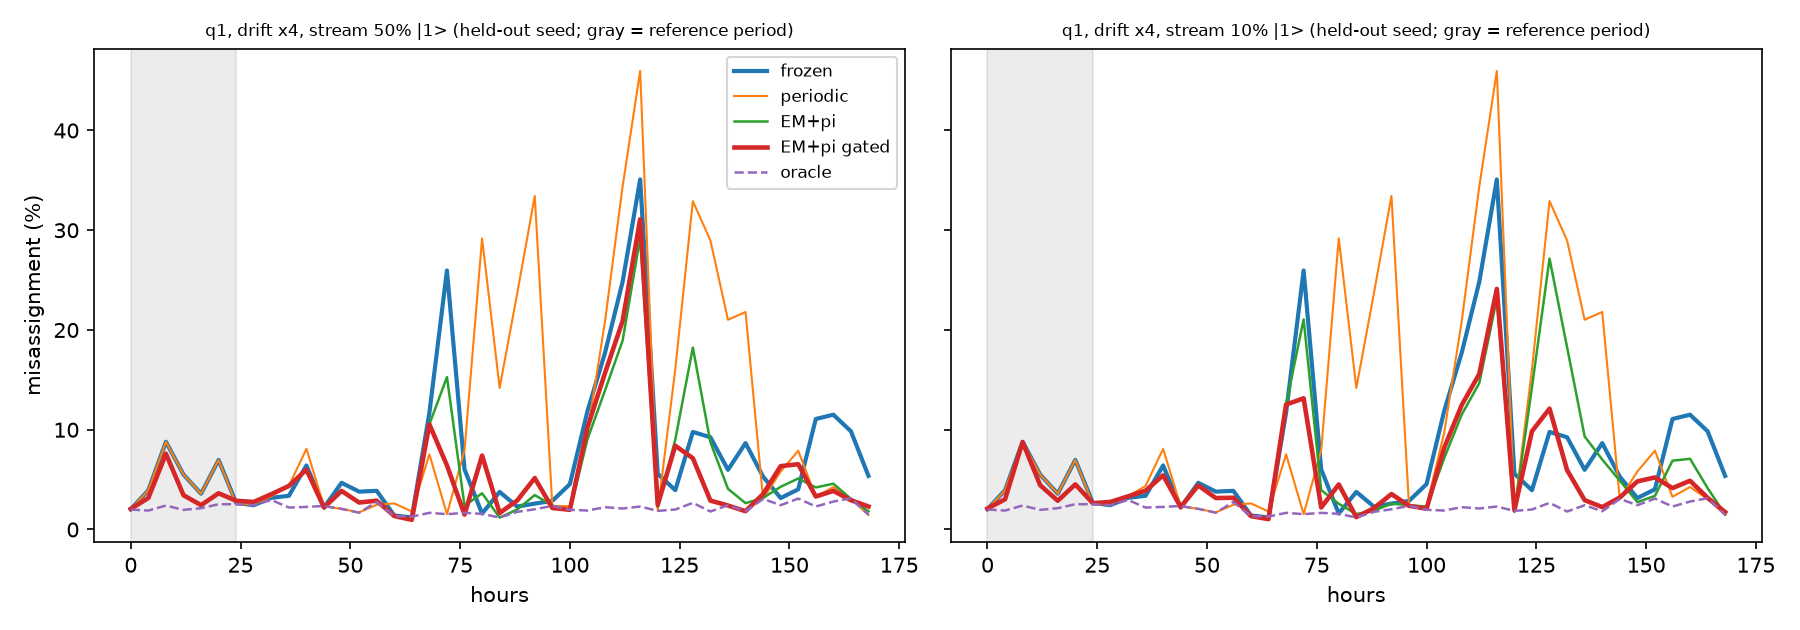

The script that saved this image:
"""
adaptive_boundary_v4.py   (controller sees ONLY syndrome features; syndromes come from a physical readout model)

Interfaces (nothing crosses them except what is listed)
  Hardware      simulated physics. Inputs: the deployed boundary (c0,c1), IQ dot pools of the true |0> and |1>
                clouds at that time. It samples TRUE ancilla/data outcomes from the Stim surface code
                (no readout flips in the circuit), reads each outcome through the deployed boundary using real
                IQ dots of that state (so errors are state dependent), and converts the observed outcomes to
                detection events with Stim's measurement-to-detector converter.   OUTPUT: detection events.
  Features      fire rate and round-to-round correlation (drift_framework.features) of one window.
  Controller    sees ONLY (fire rate, correlation) per window and the unlabelled IQ stream. Healthy reference =
                first K_REF windows (no alarms then). Alarm = z > 3 and >= 30% above reference.
                It never receives labels, an error rate, or the hidden states.
Structural guarantees
  * stream (unlabelled) dots are stored WITHOUT states, so the controller code cannot touch them;
  * labels exist only in: the t=0 calibration, the "cal" and "ev" arrays (oracle / periodic baselines and
    offline measurement), and the Hardware pools (physics);
  * a test at start-up shuffles every label array and checks all adaptive trajectories are unchanged.
Validation printed by this script: pool-vs-eval consistency, physical syndrome model vs symmetric-flip model,
label isolation, healthy false-alarm rate, missed-drift/delay of the detector on drifting data, effect of a
contaminated reference period, step sizes tuned on q0 seeds 0-3 only, held-out seeds 100+ for all reporting.

Needs iq_generator.py, drift_framework.py, adaptive_boundary.py in the same folder. Optionally
adaptive_boundary_v3.csv to print v3 next to v4.
Usage: python adaptive_boundary_v4.py          (about 25 minutes)    python adaptive_boundary_v4.py --quick (smoke test)
Outputs: adaptive_boundary_v4.csv, adaptive_boundary_v4.png
"""
import argparse
import copy
import csv
import os

import numpy as np
import stim

from adaptive_boundary import classify, misassign
from drift_framework import Layout, build_circuit, features, sample_window
from iq_generator import DriftParams, IQDriftGenerator

P_PHYS, D = 0.001, 5
ZTHR, REL_RISE, K_REF, WIN = 3.0, 0.30, 6, 1500
P1S, ETA_FIXED, PERIOD = (0.5, 0.1), 0.3, 24.0
METHODS = ("frozen", "periodic", "moment (v1)", "two-means (v1)", "moment+pi", "EM+pi",
           "moment+pi gated", "EM+pi gated", "oracle")
ADAPTIVE = [m for m in METHODS if m not in ("frozen", "periodic", "oracle")]


# ======================================================================== simulated hardware (physics)
class Hardware:
    def __init__(self):
        self.circ = build_circuit(D, p_readout=0.0, p_phys=P_PHYS)       # TRUE outcomes: no readout flips here
        self.m2d = self.circ.compile_m2d_converter()
        self.lay = Layout(self.circ)
        self.ones = np.ones(self.lay.n_anc)

    def start(self, seed):
        self.sampler = self.circ.compile_sampler(seed=seed)

    def syndromes(self, pool0, pool1, c0, c1, rng):
        misread0 = classify(pool0, c0, c1) == 1          # prepared 0, discriminator says 1
        misread1 = classify(pool1, c0, c1) == 0          # prepared 1, discriminator says 0
        true_out = self.sampler.sample(WIN)              # (WIN, n_measurements) true outcomes
        idx = rng.integers(0, len(pool0), true_out.shape)
        flip = np.where(true_out, misread1[idx], misread0[idx])
        self.last_flip_rate = float(flip.mean())          # actual physical flip rate of this window (EVALUATION ONLY)
        return self.m2d.convert(measurements=true_out ^ flip, separate_observables=False)

    def features(self, det):
        f = features(det, self.lay, self.ones)
        return f["fire_rate"], f["tcorr"]


class Controller:
    """Sees only syndrome features."""

    def __init__(self):
        self.f, self.t, self.n = [], [], 0

    def alarm(self, fire, tc):
        self.n += 1
        if self.n <= K_REF:
            self.f.append(fire); self.t.append(tc); return False
        mf, mt = np.mean(self.f), np.mean(self.t)
        sf, st = max(np.std(self.f), 1e-4 * mf), max(np.std(self.t), 1e-4 * abs(mt))
        return bool(((fire - mf) / sf > ZTHR and fire / mf - 1 > REL_RISE) or
                    ((tc - mt) / st > ZTHR and tc / mt - 1 > REL_RISE))


# ======================================================================== data
def make_data(profile, strength, seed, hours=168.0, step=4.0, n_unl=1500, n_eval=3000, n_cal=2000, n_pool=4000, fixed_t=None):
    prm = dict(drift_profile=profile, stochastic_drift_strength=strength, rng_seed=seed)
    gen, genp = IQDriftGenerator(DriftParams(**prm)), IQDriftGenerator(DriftParams(**prm))   # genp: physics pools only
    iq, st = gen.generate_shots(n_shots=20000, t_hours=0)
    f0, f1 = iq[st == 0].mean(), iq[st == 1].mean()                    # labelled t=0 calibration (once)
    sig2 = 0.5 * np.mean(np.r_[np.abs(iq[st == 0] - f0) ** 2, np.abs(iq[st == 1] - f1) ** 2])
    steps = []
    for t in np.arange(0, hours + 1e-9, step):
        te = t if fixed_t is None else fixed_t
        steps.append(dict(
            t=t,
            unl={p1: gen.generate_shots(n_shots=n_unl, t_hours=te, p_state1=p1)[0] for p1 in P1S},   # dots only, NO states
            ev=gen.generate_shots(n_shots=n_eval, t_hours=te, p_state1=0.5),                          # labels: offline measurement
            cal=gen.generate_shots(n_shots=n_cal, t_hours=te),                                        # labels: oracle/periodic
            pool0=genp.generate_shots(n_shots=n_pool, t_hours=te, p_state1=0.0)[0],                   # physics
            pool1=genp.generate_shots(n_shots=n_pool, t_hours=te, p_state1=1.0)[0]))
    return dict(f0=f0, f1=f1, sig2=sig2, steps=steps, seed=seed)


def em_step(iq, c0, c1, pi, sig2):
    l1 = np.log(pi) - np.abs(iq - c1) ** 2 / (2 * sig2)
    l0 = np.log(1 - pi) - np.abs(iq - c0) ** 2 / (2 * sig2)
    r = 1.0 / (1.0 + np.exp(np.clip(l0 - l1, -50, 50)))
    n1, n0 = r.sum(), (1 - r).sum()
    return ((1 - r) @ iq / n0 if n0 > 10 else c0), (r @ iq / n1 if n1 > 10 else c1)


# ======================================================================== one run
def simulate(data, p1, hw, eta_q, eta_a):
    f0, f1, sig2 = data["f0"], data["f1"], data["sig2"]
    w0 = f1 - f0
    pi = float(np.clip(classify(data["steps"][0]["unl"][p1], f0, f1).mean(), 0.02, 0.98))   # label-free
    rng = np.random.default_rng(10_000 + data["seed"] * 7 + int(p1 * 10))
    hw.start(20_000 + data["seed"] * 7 + int(p1 * 10))
    S = {m: [f0, f1] for m in METHODS}
    ctrl = {"moment+pi gated": Controller(), "EM+pi gated": Controller()}
    alarms = {k: 0 for k in ctrl}
    mid, last_cal = (f0 + f1) / 2, 0.0
    out = {m: [] for m in METHODS}
    traj = {m: [] for m in ADAPTIVE}
    for sd in data["steps"]:
        t, iq = sd["t"], sd["unl"][p1]
        eiq, est = sd["ev"]; ciq, cst = sd["cal"]

        def gated_eta(name):
            c0, c1 = S[name]
            det = hw.syndromes(sd["pool0"], sd["pool1"], c0, c1, rng)       # physics -> detection events
            a = ctrl[name].alarm(*hw.features(det))                          # controller sees features only
            alarms[name] += a
            return eta_a if a else eta_q

        mid = (1 - ETA_FIXED) * mid + ETA_FIXED * iq.mean()
        S["moment (v1)"] = [mid - w0 / 2, mid + w0 / 2]
        c0, c1 = S["two-means (v1)"]; lab = classify(iq, c0, c1)
        if (lab == 0).sum() > 10: c0 = (1 - ETA_FIXED) * c0 + ETA_FIXED * iq[lab == 0].mean()
        if (lab == 1).sum() > 10: c1 = (1 - ETA_FIXED) * c1 + ETA_FIXED * iq[lab == 1].mean()
        S["two-means (v1)"] = [c0, c1]
        for name in ("moment+pi", "moment+pi gated"):
            eta = gated_eta(name) if "gated" in name else ETA_FIXED
            c0 = (1 - eta) * S[name][0] + eta * (iq.mean() - pi * w0)
            S[name] = [c0, c0 + w0]
        for name in ("EM+pi", "EM+pi gated"):
            eta = gated_eta(name) if "gated" in name else ETA_FIXED
            n0, n1 = em_step(iq, S[name][0], S[name][1], pi, sig2)
            S[name] = [(1 - eta) * S[name][0] + eta * n0, (1 - eta) * S[name][1] + eta * n1]
        o0, o1 = ciq[cst == 0].mean(), ciq[cst == 1].mean()
        if t - last_cal >= PERIOD - 1e-9:
            S["periodic"] = [o0, o1]; last_cal = t
        S["oracle"] = [o0, o1]
        for m in METHODS: out[m].append(misassign(eiq, est, *S[m]))
        for m in ADAPTIVE: traj[m].append(tuple(S[m]))
    res = {m: np.array(v) for m, v in out.items()}
    res["alarm_frac"] = {k: v / len(data["steps"]) for k, v in alarms.items()}
    res["traj"] = {m: np.array(v) for m, v in traj.items()}
    e0 = max(res["frozen"][0], 0.005)
    res["contaminated"] = bool(res["frozen"][:K_REF].max() > 2 * e0)       # drift already inside the reference period
    return res


def recovery(r, m):
    den = r["frozen"].mean() - r["oracle"].mean()
    return np.nan if den < 0.002 else (r["frozen"].mean() - r[m].mean()) / den


# ======================================================================== validation helpers
def shuffled_labels(data, seed=0):
    d = copy.deepcopy(data); rg = np.random.default_rng(seed)
    for sd in d["steps"]:
        sd["ev"] = (sd["ev"][0], rg.permutation(sd["ev"][1])); sd["cal"] = (sd["cal"][0], rg.permutation(sd["cal"][1]))
    return d


def probe_detector(data, hw, seed=0):
    """Detector alone on the FROZEN boundary. Truth (event/quiet) uses labels, for evaluation only."""
    rng = np.random.default_rng(seed); hw.start(30_000 + seed)
    c = Controller(); al, ev, qu = [], [], []
    e0 = None
    for sd in data["steps"]:
        al.append(c.alarm(*hw.features(hw.syndromes(sd["pool0"], sd["pool1"], data["f0"], data["f1"], rng))))
        err = hw.last_flip_rate; e0 = err if e0 is None else e0      # truth = what the QEC stream actually suffered
        base = max(e0, 0.005); ev.append(err > 2 * base); qu.append(err < 1.25 * base)
    return np.array(al), np.array(ev), np.array(qu)


def load_v3(path="adaptive_boundary_v3.csv"):
    v3 = {}
    if os.path.exists(path):
        for r in csv.DictReader(open(path)):
            v3[(r["profile"], float(r["strength"]), float(r["p_state1"]), r["method"])] = float(r["median_recovery"])
    return v3


# ======================================================================== main
def main():
    ap = argparse.ArgumentParser()
    ap.add_argument("--tune-seeds", type=int, default=4)
    ap.add_argument("--test-seeds", type=int, default=8)
    ap.add_argument("--healthy-runs", type=int, default=30)
    ap.add_argument("--strengths", nargs="+", type=float, default=[1.0, 4.0])
    ap.add_argument("--quick", action="store_true")
    a = ap.parse_args()
    if a.quick: a.tune_seeds, a.test_seeds, a.healthy_runs, a.strengths = 1, 2, 4, [4.0]
    hw = Hardware()
    assert set(range(a.tune_seeds)).isdisjoint(range(100, 100 + a.test_seeds))

    # ---- V1/V2: is the physical syndrome model grounded?
    print("== VALIDATION OF THE SYNDROME MODEL ==", flush=True)
    d0 = make_data("q1", 4.0, 100)
    pe = np.array([0.5 * (np.mean(classify(s["pool0"], d0["f0"], d0["f1"]) == 1) + np.mean(classify(s["pool1"], d0["f0"], d0["f1"]) == 0)) for s in d0["steps"]])
    ee = np.array([misassign(*s["ev"], d0["f0"], d0["f1"]) for s in d0["steps"]])
    print(f"V1 pool vs evaluation dots (same drift path?): correlation of frozen-boundary error over 43 steps = {np.corrcoef(pe, ee)[0, 1]:.3f}"
          f"  (pool mean {pe.mean()*100:.2f}%, eval mean {ee.mean()*100:.2f}%)", flush=True)
    rng = np.random.default_rng(1); hw.start(5)
    print("V2 fire rate: physical model vs symmetric-flip model at the SAME mean readout error (q1 x4, frozen boundary)")
    print("     step  e0(prep0)  e1(prep1)  mean err   fire(physical)  fire(symmetric)  ratio")
    for k in np.argsort(pe)[[5, 20, 35, 42]]:
        s = d0["steps"][k]
        e0_ = np.mean(classify(s["pool0"], d0["f0"], d0["f1"]) == 1); e1_ = np.mean(classify(s["pool1"], d0["f0"], d0["f1"]) == 0)
        fp = hw.syndromes(s["pool0"], s["pool1"], d0["f0"], d0["f1"], rng).mean()
        fs = sample_window(build_circuit(D, p_readout=0.5 * (e0_ + e1_), p_phys=P_PHYS), WIN * 4, seed=3)[0].mean()
        print(f"     {k:4d}   {e0_:8.3f}   {e1_:8.3f}   {0.5*(e0_+e1_):7.3f}   {fp:13.4f}   {fs:14.4f}   {fp/fs:5.2f}")

    # ---- label isolation test
    print("\n== LABEL ISOLATION TEST ==", flush=True)
    r_a = simulate(d0, 0.1, hw, 0.3, 0.9); r_b = simulate(shuffled_labels(d0), 0.1, hw, 0.3, 0.9)
    same = all(np.array_equal(r_a["traj"][m], r_b["traj"][m]) for m in ADAPTIVE)
    print(f"all adaptive centroid trajectories identical after shuffling every evaluation/calibration label: {same}")
    print(f"(measured errors differ as expected: frozen {r_a['frozen'].mean()*100:.2f}% -> {r_b['frozen'].mean()*100:.2f}% with shuffled labels)")
    assert same, "controller depends on labels"

    # ---- tuning on q0 seeds 0..3 only
    print("\n== STEP SIZES (q0, tuning seeds only) ==", flush=True)
    tune = [make_data("q0", s, seed) for s in a.strengths for seed in range(a.tune_seeds)]
    best = None
    for eq in (0.1, 0.2, 0.3):
        for ea in (0.5, 0.9):
            rec = [recovery(simulate(d, p1, hw, eq, ea), m) for d in tune for p1 in P1S for m in ("moment+pi gated", "EM+pi gated")]
            sc = np.nanmedian(rec)
            if best is None or sc > best[0]: best = (sc, eq, ea)
    eq, ea = best[1], best[2]
    print(f"chosen eta_quiet={eq}, eta_alarm={ea} (tuning median recovery {best[0]:.2f})", flush=True)

    # ---- held-out experiments
    v3 = load_v3(); rows, runs_all, example, probes = [], [], {}, []
    print("\n== HELD-OUT RESULTS (seeds 100+; v4 = physical syndromes, controller sees features only) ==", flush=True)
    print(f"{'prof':4s} {'str':>3s} {'p1':>4s} {'gap pp':>6s} {'runs':>4s} | {'periodic':>8s} {'EM+pi':>6s} | {'EM+pi gated v4: median [IQR]':>30s} {'>=0.8':>6s} | {'v3':>5s} {'alarm%':>6s}", flush=True)
    for prof in ("q0", "q1", "q2"):
        for s in a.strengths:
            data = [make_data(prof, s, 100 + k) for k in range(a.test_seeds)]
            for d in data: probes.append((prof, s, *probe_detector(d, hw, d["seed"])))
            for p1 in P1S:
                R = [simulate(d, p1, hw, eq, ea) for d in data]
                for r in R: runs_all.append((prof, s, p1, r))
                gap = np.mean([(r["frozen"].mean() - r["oracle"].mean()) * 100 for r in R])
                af = np.mean([r["alarm_frac"]["EM+pi gated"] for r in R])
                med = {}
                for m in METHODS[1:-1]:
                    rec = np.array([recovery(r, m) for r in R]); fin = np.isfinite(rec)
                    q = np.percentile(rec[fin], [25, 50, 75]) if fin.any() else [np.nan] * 3
                    frac = np.mean(rec[fin] >= 0.8) if fin.any() else np.nan
                    rows.append((prof, s, p1, gap, m, q[1], q[0], q[2], frac, int(fin.sum()), af if m == "EM+pi gated" else ""))
                    med[m] = (q, frac, int(fin.sum()))
                q, frac, nr = med["EM+pi gated"]; v3v = v3.get((prof, s, p1, "EM+pi gated"))
                f = lambda x: f"{x:5.2f}" if np.isfinite(x) else "  n/a"
                print(f"{prof:4s} {s:3.0f} {p1:4.2f} {gap:6.2f} {nr:4d} | {f(med['periodic'][0][1]):>8s} {f(med['EM+pi'][0][1]):>6s} | "
                      f"{f(q[1])} [{f(q[0])} to {f(q[2])}]".ljust(30) + f"{f(frac):>8s} | {f(v3v) if v3v is not None else '  n/a':>5s} {af*100:6.1f}", flush=True)
                if (prof, s, p1) in (("q1", 4.0, 0.5), ("q1", 4.0, 0.1)): example[p1] = (data[0]["steps"], R[0])

    # ---- detector validation: healthy false alarms
    print("\n== DETECTOR VALIDATION ==", flush=True)
    print("healthy (no drift) false-alarm rate, frozen boundary, steps after the reference period:")
    for prof in ("q0", "q1", "q2"):
        n_al = n_st = n_run = 0
        for k in range(a.healthy_runs):
            d = make_data(prof, 1.0, 500 + k, fixed_t=0.0)
            al, _, _ = probe_detector(d, hw, 500 + k)
            n_al += al[K_REF:].sum(); n_st += len(al[K_REF:]); n_run += int(al[K_REF:].any())
        print(f"  {prof}: {n_al}/{n_st} steps alarmed ({100*n_al/n_st:.1f}%), runs with at least one false alarm: {n_run}/{a.healthy_runs}", flush=True)

    # ---- missed drift / delay on drifting data
    ev_n = ev_hit = qu_n = qu_fa = 0; delays = []; missed_onsets = 0
    for prof, s, al, ev, qu in probes:
        post = np.arange(len(al)) >= K_REF
        ev_n += (ev & post).sum(); ev_hit += (ev & al & post).sum(); qu_n += (qu & post).sum(); qu_fa += (qu & al & post).sum()
        for i in range(K_REF, len(ev)):
            if ev[i] and not ev[i - 1]:
                j = np.where(al[i:])[0]
                if len(j) and j[0] <= 3: delays.append(j[0])
                else: missed_onsets += 1
    print(f"drifting data (frozen boundary; event = actual flip rate > 2x its start value, quiet = < 1.25x), after the reference period:")
    print(f"  event steps alarmed: {ev_hit}/{ev_n} ({100*ev_hit/max(ev_n,1):.0f}%)   quiet steps falsely alarmed: {qu_fa}/{qu_n} ({100*qu_fa/max(qu_n,1):.1f}%)")
    print(f"  event onsets: {len(delays)} detected within 12 h (median delay {np.median(delays) if delays else float('nan'):.0f} steps of 4 h), {missed_onsets} missed")

    # ---- reference contamination
    print("reference-period contamination (drift already present in the first 24 h):")
    for tag, flag in (("clean reference", False), ("contaminated reference", True)):
        rec = np.array([recovery(r, "EM+pi gated") for _, _, _, r in runs_all if r["contaminated"] == flag])
        rec = rec[np.isfinite(rec)]
        print(f"  {tag:24s}: {len(rec):3d} runs with drift, median recovery {np.median(rec) if len(rec) else float('nan'):.2f}, "
              f"fraction >= 0.8: {np.mean(rec >= 0.8) if len(rec) else float('nan'):.2f}")

    with open("adaptive_boundary_v4.csv", "w", newline="") as fh:
        w = csv.writer(fh)
        w.writerow(["profile", "strength", "p_state1", "frozen_minus_oracle_pp", "method", "median_recovery", "q25", "q75",
                    "fraction_runs_ge_0.8", "n_runs_with_drift", "alarm_fraction_EMpi_gated", "eta_quiet", "eta_alarm"])
        for r in rows: w.writerow([*r, eq, ea])

    import matplotlib
    matplotlib.use("Agg")
    import matplotlib.pyplot as plt
    fig, ax = plt.subplots(1, 2, figsize=(12, 4.2), sharey=True)
    for k, p1 in enumerate(P1S):
        if p1 not in example: continue
        steps, r = example[p1]; t = [x["t"] for x in steps]
        for m, kw in (("frozen", dict(lw=2)), ("periodic", dict(lw=1)), ("EM+pi", dict(lw=1.2)), ("EM+pi gated", dict(lw=2.2)), ("oracle", dict(ls="--", lw=1.2))):
            ax[k].plot(t, r[m] * 100, label=m, **kw)
        ax[k].axvspan(0, K_REF * 4, color="gray", alpha=0.15); ax[k].set_xlabel("hours")
        ax[k].set_title(f"q1, drift x4, stream {p1:.0%} |1> (held-out seed; gray = reference period)", fontsize=8)
    ax[0].set_ylabel("misassignment (%)"); ax[0].legend(fontsize=8)
    fig.tight_layout(); fig.savefig("adaptive_boundary_v4.png", dpi=150)
    print("\nwrote adaptive_boundary_v4.csv and adaptive_boundary_v4.png", flush=True)


if __name__ == "__main__":
    main()
